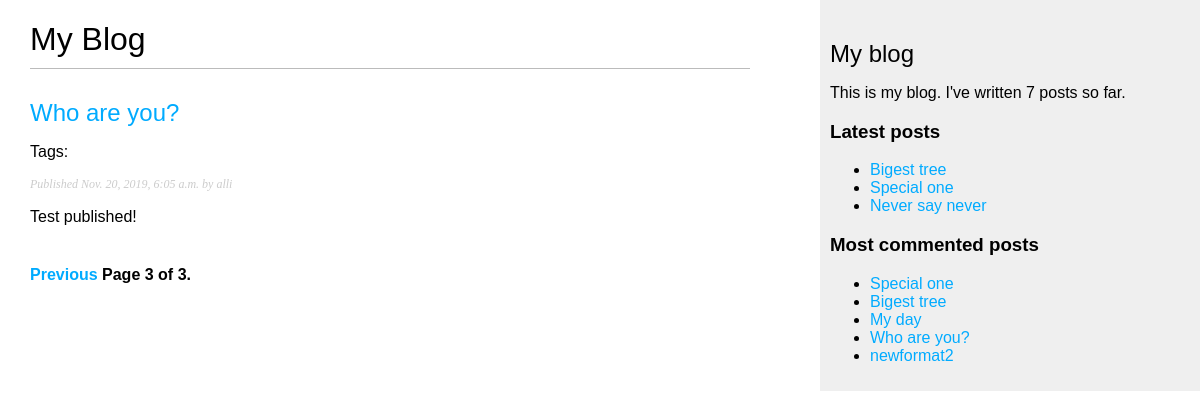
The app's page /blog/?page=3, older data.
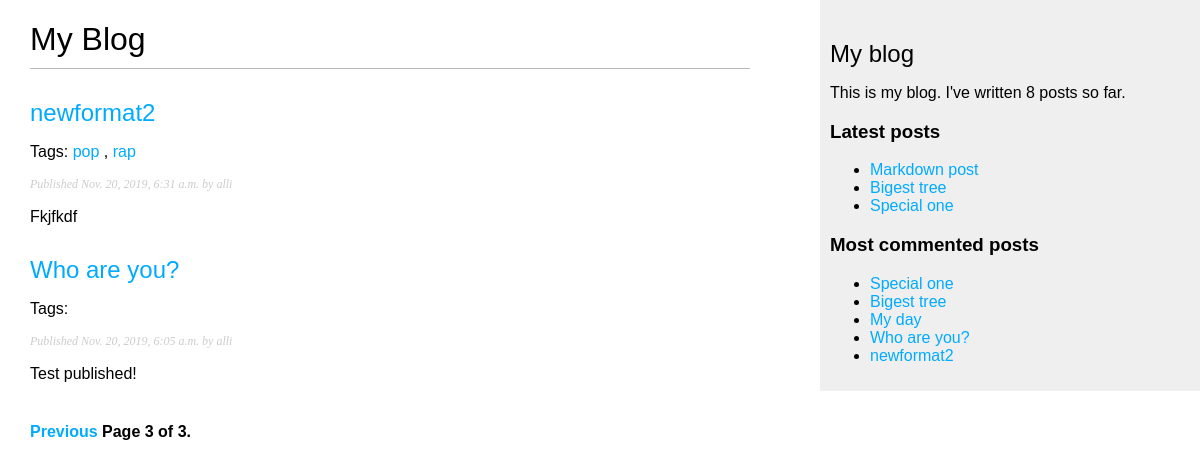
The same page, newer data.
### blog/models.py (models this page shows, shortened)
class Post(models.Model):
    STATUS_CHOICES = (
        ("draft", "Draft"),
        ("published", "Published"),
    )
    title = models.CharField(max_length=250)
    slug = models.SlugField(max_length=250, unique_for_date="publish")
    author = models.ForeignKey(User, on_delete=models.CASCADE, related_name="blog_post")
    body = models.TextField()
    publish = models.DateTimeField(default=timezone.now)
    created = models.DateTimeField(auto_now_add=True)
    updated = models.DateTimeField(auto_now=True)
    status = models.CharField(max_length=10, choices=STATUS_CHOICES, default="draft")
    objects = models.Manager()  # Менеджер по умолчанию
    published = PublishedManager()  # Our new manager
    tags = TaggableManager()
    class Meta:
        ordering = ("-publish",)
    def get_absolute_url(self):
        return reverse(
            "blog:post_detail",
            args=[self.publish.year, self.publish.month, self.publish.day, self.slug],
        )

### blog/views.py (the view)
# urls.py: path("", views.post_list, name="post_list"),
def post_list(request, tag_slug=None):
    object_list = Post.published.all()
    tag = None
    if tag_slug:
        tag = get_object_or_404(Tag, slug=tag_slug)
        object_list = object_list.filter(tags__in=[tag])
    paginator = Paginator(object_list, 3)  # По 3 статьи на каждой странице.
    page = request.GET.get("page")
    try:
        posts = paginator.page(page)
    except PageNotAnInteger:
        posts = paginator.page(1)
    except EmptyPage:
        posts = paginator.page(paginator.num_pages)
    return render(
        request, "blog/post/list.html", {"page": page, "posts": posts, "tag": tag}
    )

### blog/models.py (called while the page is built)
    def get_queryset(self):
        return super().get_queryset().filter(status="published")

### blog/templatetags/blog_tags.py (called while the page is built)
@register.simple_tag
def total_posts():
    return Post.published.count()

@register.inclusion_tag("blog/post/latest_posts.html")
def show_latest_posts(count=5):
    latest_posts = Post.published.order_by("-publish")[:count]
    return {"latest_posts": latest_posts}

@register.simple_tag
def get_most_commented_posts(count=5):
    return Post.published.annotate(total_comments=Count("comments")).order_by(
        "-total_comments"
    )[:count]

@register.filter(name="markdown")
def markdown_format(text):
    return mark_safe(markdown.markdown(text))

### blog/templates/blog/post/list.html (shortened to what this page needs)
{% extends "blog/base.html" %}
{% load blog_tags %}
{% block content %}
    <h1>My Blog</h1>
    {% for post in posts %}
        <h2>
            <a href="{{ post.get_absolute_url }}">{{ post.title }}</a>
        </h2>
        <p class="tags">
            Tags:
            {% for tag in post.tags.all %}
                <a href="{% url "blog:post_list_by_tag" tag.slug %}">{{ tag.name }}</a>
                {% if not forloop.last %}, {% endif %}
            {% endfor %}
        </p>
        <p class="date">Published {{ post.publish }} by {{ post.author }}</p>
        {{ post.body|markdown|truncatewords_html:30 }}
    {% endfor %}
    {% include "pagination.html" with page=posts %}
{% endblock %}

### blog/templates/blog/base.html (shortened to what this page needs)
{% load blog_tags %}
{% load static %}
<!DOCTYPE html>
<html>
<head>
    <link rel="stylesheet" href="{% static 'css/blog.css' %}">
</head>
<body>
    <div id="content">
        {% block content %}{% endblock %}
    </div>
    <div id="sidebar">
        <h2>My blog</h2>
        <p>This is my blog. I've written {% total_posts %} posts so far.</p>
        <h3>Latest posts</h3>
        {% show_latest_posts 3 %}
        <h3>Most commented posts</h3>
        {% get_most_commented_posts as most_commented_posts %}
        <ul>
            {% for post in most_commented_posts %}
                <li><a href="{{ post.get_absolute_url }}">{{ post.title }}</a></li>
            {% endfor %}
        </ul>
    </div>
</body>
</html>

### blog/templates/blog/post/latest_posts.html
<ul>
    {% for post in latest_posts %}
        <li><a href="{{ post.get_absolute_url }}">{{ post.title }}</a></li>
    {% endfor %}
</ul>

Row changes from the older to the newer data that the page shows:
no longer on this page (row unchanged): Post: title "Never say never", shown under "Latest posts"
now on one of the page's lists (row unchanged): Post: title "newformat2", publish "Nov. 20, 2019, 6:31 a.m.", author "alli", body "Fkjfkdf"
computed for Post "newformat2": gains Tag (name "pop"); gains Tag (name "rap")
added Post: title "Markdown post", shown under "Latest posts"
Text that changed along with them:
text no longer shown: "7"
text now shown: "8"
